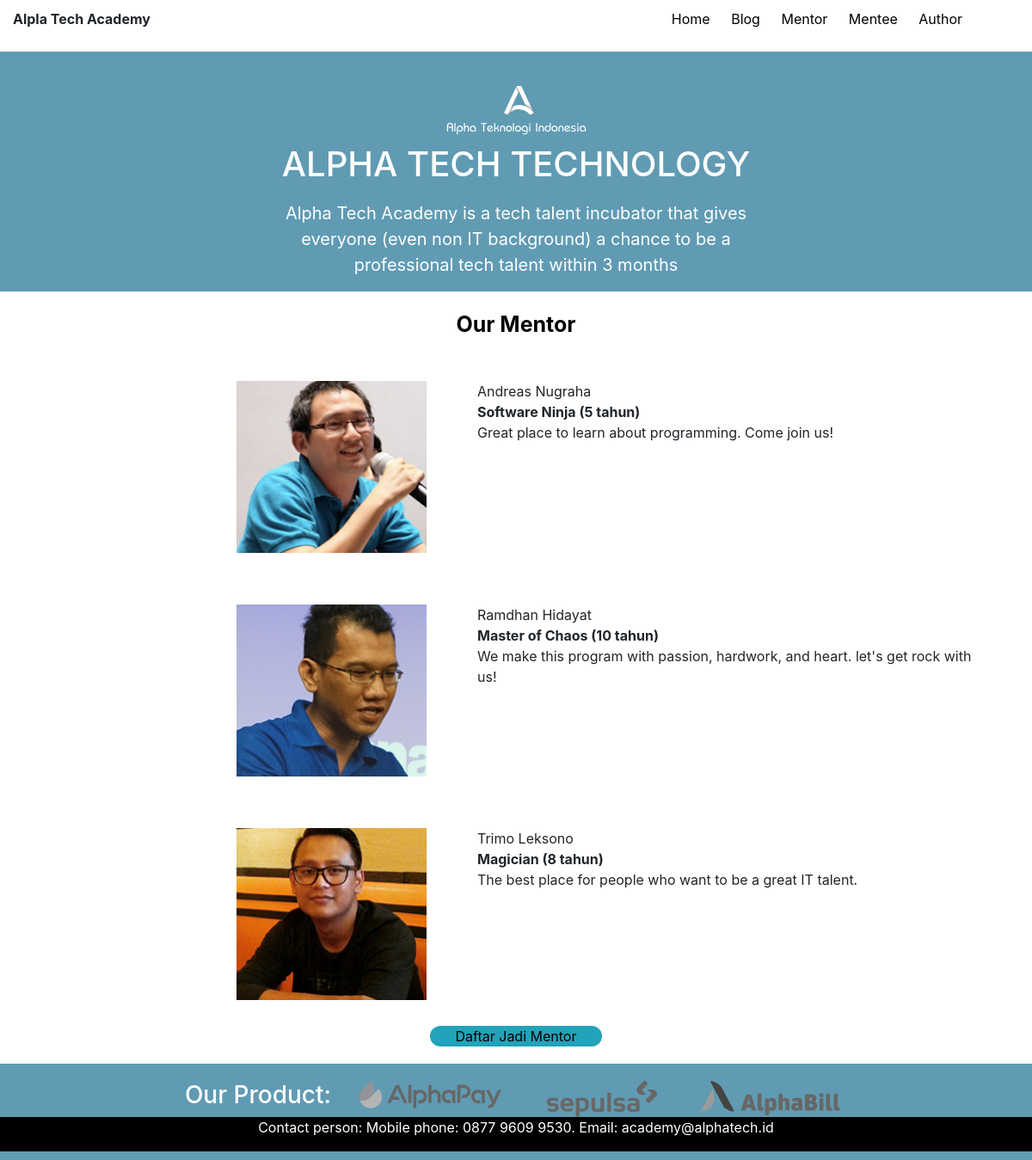
The app's page /mentor/ with its own data.
### challenges/models.py (models this page shows, shortened)
class Mentor(models.Model):
    nama=models.CharField(max_length=25)
    prof_pic=models.ImageField(upload_to='static/img/mentor_image')
    sebutan=models.CharField(max_length=50)
    pengalaman=models.IntegerField()
    quote=models.TextField()

### challenges/views.py (the view)
# urls.py: path('mentor/',views.mentor,name='mentor'),
def mentor(request):
    daftar_mentor=Mentor.objects.all()
    return render(request, 'mentor.html', {'daftar_mentor':daftar_mentor} )

### challenges/templates/mentor.html (shortened to what this page needs)
{% extends 'base/base.html' %}
{% block content %}
<head>
</head>
<body>
    <div class="container">
        <div class="row one">
            <div class="col-12">
                <p class="aligncenter">Our Mentor</p>
            </div>
        </div>
        {% for mentor in daftar_mentor %}
        <div class="row two">
            <div class="col-4">
                    <img src="{{ mentor.prof_pic.url }}" alt="" class="mentor">
                </div>
                <div class="col-8">
                    <p class="alignleft">{{ mentor.nama }}</p>
                    <p class="alignleft" style='font-weight: bold'>{{ mentor.sebutan }} ({{mentor.pengalaman}} tahun)</p>
                    <p class="alignleft">{{ mentor.quote }}</p>
                </div>
            </div>
        {% endfor %}
        <div class="row">
            <div class="col-12 center-col">
                <div class="aligncenter box">
                    <a href="{% url 'input_mentor' %}">Daftar Jadi Mentor</a>
                </div>
            </div>
        </div>
    </div>
</body>
{% endblock %}

### challenges/templates/base/base.html (shortened to what this page needs)
{% load static %}
<!DOCTYPE html>
<html lang="en">
    <head>
        <link rel="stylesheet" href="../../static/css/bootstrap.min.css">
        <link rel="stylesheet" href='../../static/css/style.css'>
    </head>
    <header class="container-fluid">
        <div class="row topHeader">
            <div class="col-7 headerText" style='font-weight: bold'>
                Alpla Tech Academy
            </div>
            <div class="col-5 headerText">
                <ul class="list-unstyled">
                    <li>
                        <a href="{% url 'home' %}">Home</a>
                    </li>
                    <li>
                        <a href="{% url 'blog' %}">Blog</a>
                    </li>
                    <li>
                        <a href="{% url 'mentor' %}">Mentor</a>
                    </li>
                    <li>
                        <a href="{% url 'mentee' %}">Mentee</a>
                    </li>
                    <li>
                        <a href="{% url 'author' %}">Author</a>
                    </li>
                </ul>
            </div>
        </div>
        <div class="row header-row-one">
            <div class="col-12">
                <img src="../../static/img/alpha-logo.png" alt="">
                <h1 class="spaceTop white">ALPHA TECH TECHNOLOGY</h1>
                <p class="spaceTop white blue-bg">Alpha Tech Academy is a tech talent incubator that gives everyone (even non IT background) a chance to be a professional tech talent within 3 months</p>
            </div>
        </div>
    </header>
    {% block content %}
    {% endblock %}
    <footer class="container-fluid">
        <div class="row row1 foot">
            <div class="col-4 alignright">
                <h3 class="white">Our Product: </h3>
            </div>
            <div class="col-2">
                <img src="../../static/img/logo-grey-alphapay.png" alt="">
            </div>
            <div class="col-2">
                <img src="../../static/img/logo-grey-sepulsa.png" alt="">
            </div>
            <div class="col-4 alignleft">
                <img src="../../static/img/logo-grey-alphabill.png" alt="">
            </div>
        </div>
        <div class="row row2">
            <div class="col-12 black-bg">
                <p class="aligncenter white spacetop">Contact person: Mobile phone: 0877 9609 9530. Email: academy@alphatech.id</p>
            </div>
        </div>
        <div class="row row3">
            <div class="col-12">
            </div>
        </div>
    </footer>
</html>

### challenges/static/css/style.css (style rules this page uses)
a { text-decoration: None; color: black; }
.center-col { padding-left: 470px; }
.box { background-color:rgb(34, 163, 185); border-radius: 30px; margin-bottom: 20px; width: 200px; }
.alignleft { text-align: left; }
.alignright { text-align: right; }
.aligncenter { text-align: center; }
.black-bg { background-color: black; }
.blue-bg { background-color:rgb(96, 155, 179); }
.white { color: white; }
.spaceTop { padding-top: 10px; }
header .list-unstyled li { display: inline; padding: 0px 10px; }
header .list-unstyled { text-align: center; }
.topHeader { background-color: white; }
.headerText { display: table-cell; vertical-align: middle; margin: 10px 0px; }
.header-row-one { text-align: center; padding: 0px 300px; font-size: 20px; background-color:rgb(96, 155, 179); }
.header-row-one img { padding-top: 40px; }
.foot { background-color: rgb(96, 155, 179); text-align: center; }
footer .row1 { padding-top: 20px; }
footer .row3 { height:10px; background-color: rgb(96, 155, 179); }
body .one { color:black; font-weight: bold; font-size: 25px; padding: 20px 0px; padding-bottom: 0px; }
body .two p, body .three p { padding-left: 130px; margin: 0px; }
body .two, body .three { padding: 30px 0px; }
.mentor { height: 200px; padding-left: 230px; }

### records on screen
Mentor: prof_pic (picture), nama "Andreas Nugraha", sebutan "Software Ninja", pengalaman "5", quote "Great place to learn about programming. Come join us!"
Mentor: prof_pic (picture), nama "Ramdhan Hidayat", sebutan "Master of Chaos", pengalaman "10", quote "We make this program with passion, hardwork, and heart. let's get rock with us!"
Mentor: prof_pic (picture), nama "Trimo Leksono", sebutan "Magician", pengalaman "8", quote "The best place for people who want to be a great IT talent."
